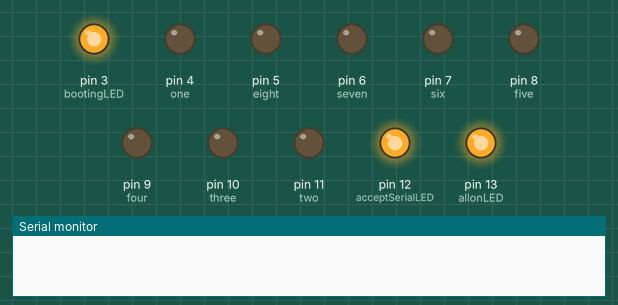
Simulated run of this sketch. Board: Arduino Uno, built with avr-gcc and run on an emulated ATmega328P. On the bench: output pins drawn as LEDs (lit = HIGH), the last lines printed to the serial monitor.

Above: at 0.1 s.
At 2.01 s:
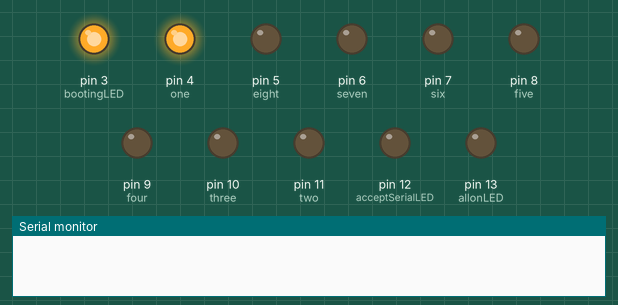
At 2.41 s:
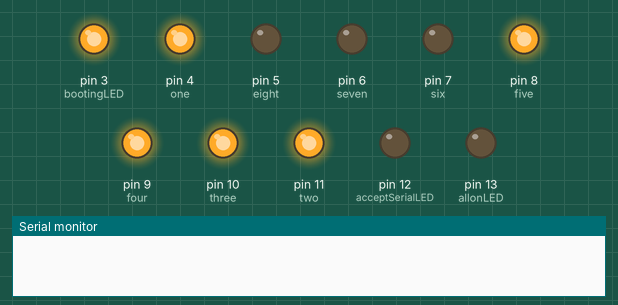
At 2.81 s:
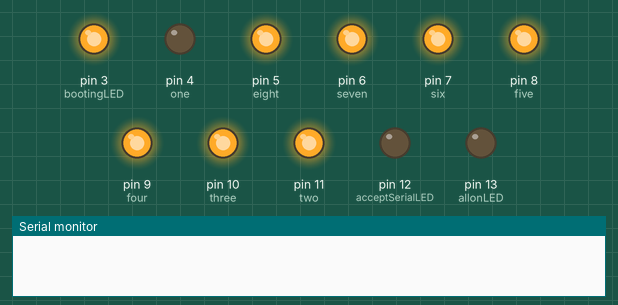
At 3.6 s:
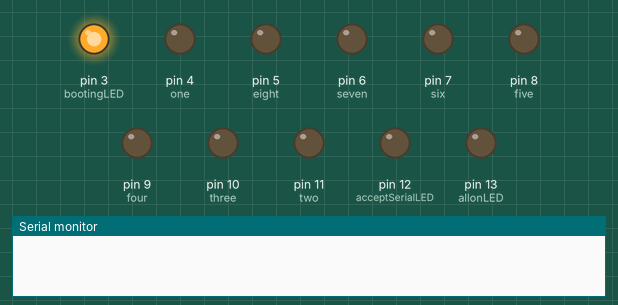
At 4.6 s:
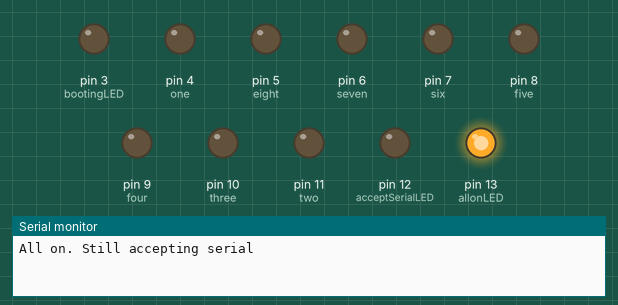
Timing chart, 0 to 6.1 s (numbered marks = the images above):
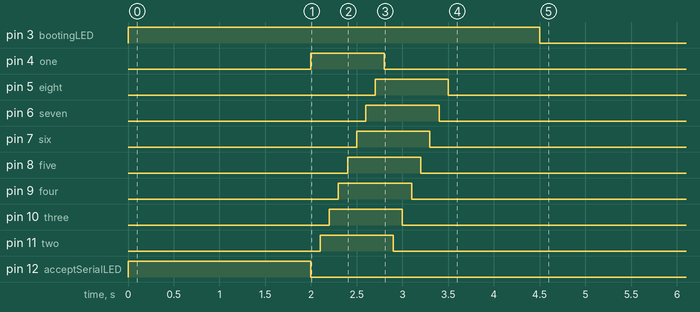

The sketch:

outlet.ino
```cpp
// pin numbers based on the connection to relay board
const int one = 4;
const int two = 11;
const int three = 10;
const int four = 9;
const int five = 8;
const int six = 7;
const int seven = 6;
const int eight = 5;

const int bootingLED = 3;
const int allonLED = 13;
const int acceptSerialLED = 12;

// Default Mode (serial / AllOn)
String defaultMode = "AllOn";

///////////////////////////
//   STOP EDITING HERE   //
///////////////////////////

String inData = "";
String input = "";
int pinNum = 0;


void setup(){
  // Pins Setup
  pinMode(one, OUTPUT);
  pinMode(two, OUTPUT);
  pinMode(three, OUTPUT);
  pinMode(four, OUTPUT);
  pinMode(five, OUTPUT);
  pinMode(six, OUTPUT);
  pinMode(seven, OUTPUT);
  pinMode(eight, OUTPUT);
  pinMode(bootingLED, OUTPUT);
  pinMode(allonLED, OUTPUT);
  pinMode(acceptSerialLED, OUTPUT);

  // Cool Stuff
  digitalWrite(bootingLED, HIGH);
  digitalWrite(acceptSerialLED, HIGH);
  digitalWrite(allonLED, HIGH);

  // Serial Setup
  Serial.begin(9600);

  // More cool stuff
  delay (2000); // Test Ligts
  digitalWrite(acceptSerialLED, LOW);
  digitalWrite(allonLED, LOW);
  cyclePins();
  digitalWrite(bootingLED, LOW);

  if (defaultMode.equalsIgnoreCase("serial")){
    digitalWrite(acceptSerialLED, HIGH);
    allOff();
    Serial.print("Ready to accept serial input");
  }
  else{
    allOn();
    digitalWrite(allonLED, HIGH);
    Serial.print("All on. Still accepting serial\n");
  }
}

void loop(){
  // Handle reading that serial data
  if (Serial.available())  {
    char recieved = Serial.read();
    inData += recieved;

    // Process message when new line character is recieved
    if (recieved == '.')
    {
      input = inData;
      inData = ""; // Clear recieved buffer
    }

    if (!input.equals("")){
      if ((input.substring(0,2)).equalsIgnoreCase("on")){
        pinNum = (input.substring(input.length() - 3, input.length() - 1)).toInt();
        digitalWrite(pinNum, LOW);
        Serial.print("pin on");
      }else if ((input.substring(0,2)).equalsIgnoreCase("of")){
        pinNum = (input.substring(input.length() - 3, input.length() - 1)).toInt();
        digitalWrite(pinNum, HIGH);
        Serial.print("pin off");
      }
      input = "";
    }
  }

  // Process a new input from serial if


}

void cyclePins(){
  digitalWrite(one, HIGH);
  delay(100);
  digitalWrite(two, HIGH);
  delay(100);
  digitalWrite(three, HIGH);
  delay(100);
  digitalWrite(four, HIGH);
  delay(100);
  digitalWrite(five, HIGH);
  delay(100);
  digitalWrite(six, HIGH);
  delay(100);
  digitalWrite(seven, HIGH);
  delay(100);
  digitalWrite(eight, HIGH);
  delay(100);
  digitalWrite(one, LOW);
  delay(100);
  digitalWrite(two, LOW);
  delay(100);
  digitalWrite(three, LOW);
  delay(100);
  digitalWrite(four, LOW);
  delay(100);
  digitalWrite(five, LOW);
  delay(100);
  digitalWrite(six, LOW);
  delay(100);
  digitalWrite(seven, LOW);
  delay(100);
  digitalWrite(eight, LOW);
  delay(1000);
}

void allOn(){
  digitalWrite(one, LOW);
  digitalWrite(two, LOW);
  digitalWrite(three, LOW);
  digitalWrite(four, LOW);
  digitalWrite(five, LOW);
  digitalWrite(six, LOW);
  digitalWrite(seven, LOW);
  digitalWrite(eight, LOW);
}

void allOff(){
  digitalWrite(one, HIGH);
  digitalWrite(two, HIGH);
  digitalWrite(three, HIGH);
  digitalWrite(four, HIGH);
  digitalWrite(five, HIGH);
  digitalWrite(six, HIGH);
  digitalWrite(seven, HIGH);
  digitalWrite(eight, HIGH);
}
```
